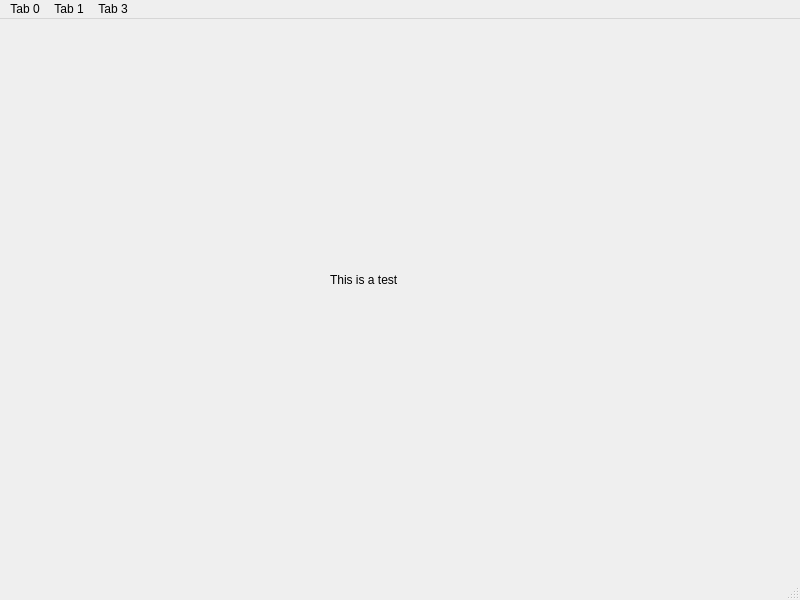
<?xml version="1.0" encoding="UTF-8"?>
<ui version="4.0">
 <class>MainWindow</class>
 <widget class="QMainWindow" name="MainWindow">
  <property name="geometry">
   <rect>
    <x>0</x>
    <y>0</y>
    <width>800</width>
    <height>600</height>
   </rect>
  </property>
  <property name="windowTitle">
   <string>MainWindow</string>
  </property>
  <widget class="QWidget" name="centralwidget">
   <widget class="QLabel" name="label">
    <property name="geometry">
     <rect>
      <x>330</x>
      <y>250</y>
      <width>81</width>
      <height>21</height>
     </rect>
    </property>
    <property name="text">
     <string>This is a test</string>
    </property>
   </widget>
  </widget>
  <widget class="QMenuBar" name="menubar">
   <property name="geometry">
    <rect>
     <x>0</x>
     <y>0</y>
     <width>800</width>
     <height>30</height>
    </rect>
   </property>
   <widget class="QMenu" name="menuThis_is_a_test">
    <property name="title">
     <string>Tab 0</string>
    </property>
   </widget>
   <widget class="QMenu" name="menuTab_1">
    <property name="title">
     <string>Tab 1</string>
    </property>
   </widget>
   <widget class="QMenu" name="menuTab_3">
    <property name="title">
     <string>Tab 3</string>
    </property>
   </widget>
   <addaction name="menuThis_is_a_test"/>
   <addaction name="menuTab_1"/>
   <addaction name="menuTab_3"/>
  </widget>
  <widget class="QStatusBar" name="statusbar"/>
 </widget>
 <resources/>
 <connections/>
</ui>
